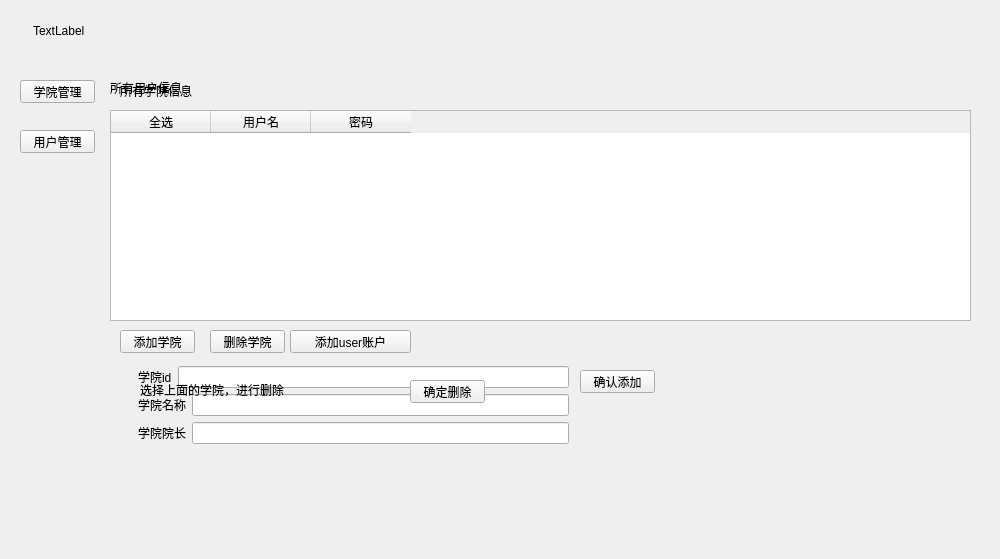
<?xml version="1.0" encoding="UTF-8"?>
<ui version="4.0">
 <class>Form</class>
 <widget class="QWidget" name="Form">
  <property name="geometry">
   <rect>
    <x>0</x>
    <y>0</y>
    <width>1000</width>
    <height>559</height>
   </rect>
  </property>
  <property name="windowTitle">
   <string>Form</string>
  </property>
  <widget class="QLabel" name="root_title">
   <property name="geometry">
    <rect>
     <x>33</x>
     <y>10</y>
     <width>671</width>
     <height>41</height>
    </rect>
   </property>
   <property name="text">
    <string>TextLabel</string>
   </property>
  </widget>
  <widget class="QPushButton" name="select_add_delete_sdept">
   <property name="geometry">
    <rect>
     <x>20</x>
     <y>80</y>
     <width>75</width>
     <height>23</height>
    </rect>
   </property>
   <property name="text">
    <string>学院管理</string>
   </property>
  </widget>
  <widget class="QLabel" name="label_word">
   <property name="geometry">
    <rect>
     <x>140</x>
     <y>520</y>
     <width>841</width>
     <height>16</height>
    </rect>
   </property>
   <property name="text">
    <string/>
   </property>
  </widget>
  <widget class="QPushButton" name="select_add_delete_user">
   <property name="geometry">
    <rect>
     <x>20</x>
     <y>130</y>
     <width>75</width>
     <height>23</height>
    </rect>
   </property>
   <property name="text">
    <string>用户管理</string>
   </property>
  </widget>
  <widget class="QWidget" name="select_user" native="true">
   <property name="geometry">
    <rect>
     <x>100</x>
     <y>70</y>
     <width>871</width>
     <height>411</height>
    </rect>
   </property>
   <widget class="QTableWidget" name="user_table">
    <property name="geometry">
     <rect>
      <x>10</x>
      <y>40</y>
      <width>861</width>
      <height>211</height>
     </rect>
    </property>
    <column>
     <property name="text">
      <string>全选</string>
     </property>
    </column>
    <column>
     <property name="text">
      <string>用户名</string>
     </property>
    </column>
    <column>
     <property name="text">
      <string>密码</string>
     </property>
    </column>
   </widget>
   <widget class="QLabel" name="label_6">
    <property name="geometry">
     <rect>
      <x>10</x>
      <y>10</y>
      <width>121</width>
      <height>16</height>
     </rect>
    </property>
    <property name="text">
     <string>所有用户信息</string>
    </property>
   </widget>
  </widget>
  <widget class="QWidget" name="select_sdept" native="true">
   <property name="geometry">
    <rect>
     <x>100</x>
     <y>60</y>
     <width>871</width>
     <height>421</height>
    </rect>
   </property>
   <widget class="QTableWidget" name="sdept_table">
    <property name="geometry">
     <rect>
      <x>10</x>
      <y>50</y>
      <width>851</width>
      <height>211</height>
     </rect>
    </property>
    <property name="minimumSize">
     <size>
      <width>0</width>
      <height>0</height>
     </size>
    </property>
    <property name="autoFillBackground">
     <bool>true</bool>
    </property>
    <column>
     <property name="text">
      <string>全选</string>
     </property>
    </column>
    <column>
     <property name="text">
      <string>学院id</string>
     </property>
    </column>
    <column>
     <property name="text">
      <string>学院名称</string>
     </property>
    </column>
    <column>
     <property name="text">
      <string>学院院长</string>
     </property>
    </column>
   </widget>
   <widget class="QLabel" name="label">
    <property name="geometry">
     <rect>
      <x>20</x>
      <y>10</y>
      <width>321</width>
      <height>41</height>
     </rect>
    </property>
    <property name="text">
     <string>所有学院信息</string>
    </property>
   </widget>
   <widget class="QPushButton" name="add_sdept_button">
    <property name="geometry">
     <rect>
      <x>20</x>
      <y>270</y>
      <width>75</width>
      <height>23</height>
     </rect>
    </property>
    <property name="text">
     <string>添加学院</string>
    </property>
   </widget>
   <widget class="QWidget" name="add_sdept" native="true">
    <property name="geometry">
     <rect>
      <x>20</x>
      <y>300</y>
      <width>551</width>
      <height>131</height>
     </rect>
    </property>
    <widget class="QPushButton" name="add_sdept_button2">
     <property name="geometry">
      <rect>
       <x>460</x>
       <y>10</y>
       <width>75</width>
       <height>23</height>
      </rect>
     </property>
     <property name="text">
      <string>确认添加</string>
     </property>
    </widget>
    <widget class="QWidget" name="layoutWidget">
     <property name="geometry">
      <rect>
       <x>18</x>
       <y>6</y>
       <width>431</width>
       <height>81</height>
      </rect>
     </property>
     <layout class="QVBoxLayout" name="verticalLayout">
      <item>
       <layout class="QHBoxLayout" name="horizontalLayout">
        <item>
         <widget class="QLabel" name="label_2">
          <property name="text">
           <string>学院id</string>
          </property>
         </widget>
        </item>
        <item>
         <widget class="QLineEdit" name="add_sdept_id"/>
        </item>
       </layout>
      </item>
      <item>
       <layout class="QHBoxLayout" name="horizontalLayout_2">
        <item>
         <widget class="QLabel" name="label_3">
          <property name="text">
           <string>学院名称</string>
          </property>
         </widget>
        </item>
        <item>
         <widget class="QLineEdit" name="add_sdept_name"/>
        </item>
       </layout>
      </item>
      <item>
       <layout class="QHBoxLayout" name="horizontalLayout_3">
        <item>
         <widget class="QLabel" name="label_4">
          <property name="text">
           <string>学院院长</string>
          </property>
         </widget>
        </item>
        <item>
         <widget class="QLineEdit" name="add_sdept_username"/>
        </item>
       </layout>
      </item>
     </layout>
    </widget>
   </widget>
   <widget class="QPushButton" name="delete_sdept_button">
    <property name="geometry">
     <rect>
      <x>110</x>
      <y>270</y>
      <width>75</width>
      <height>23</height>
     </rect>
    </property>
    <property name="text">
     <string>删除学院</string>
    </property>
   </widget>
   <widget class="QWidget" name="delete_sdept" native="true">
    <property name="geometry">
     <rect>
      <x>30</x>
      <y>310</y>
      <width>541</width>
      <height>41</height>
     </rect>
    </property>
    <widget class="QPushButton" name="delete_sdept_button2">
     <property name="geometry">
      <rect>
       <x>280</x>
       <y>10</y>
       <width>75</width>
       <height>23</height>
      </rect>
     </property>
     <property name="text">
      <string>确定删除</string>
     </property>
    </widget>
    <widget class="QLabel" name="label_5">
     <property name="geometry">
      <rect>
       <x>10</x>
       <y>10</y>
       <width>271</width>
       <height>20</height>
      </rect>
     </property>
     <property name="text">
      <string>选择上面的学院，进行删除</string>
     </property>
    </widget>
   </widget>
   <widget class="QPushButton" name="add_user_button">
    <property name="geometry">
     <rect>
      <x>190</x>
      <y>270</y>
      <width>121</width>
      <height>23</height>
     </rect>
    </property>
    <property name="text">
     <string>添加user账户</string>
    </property>
   </widget>
   <zorder>add_sdept</zorder>
   <zorder>sdept_table</zorder>
   <zorder>label</zorder>
   <zorder>add_sdept_button</zorder>
   <zorder>delete_sdept_button</zorder>
   <zorder>delete_sdept</zorder>
   <zorder>add_user_button</zorder>
  </widget>
  <zorder>root_title</zorder>
  <zorder>select_add_delete_sdept</zorder>
  <zorder>label_word</zorder>
  <zorder>select_add_delete_user</zorder>
  <zorder>select_sdept</zorder>
  <zorder>select_user</zorder>
 </widget>
 <resources/>
 <connections/>
</ui>
